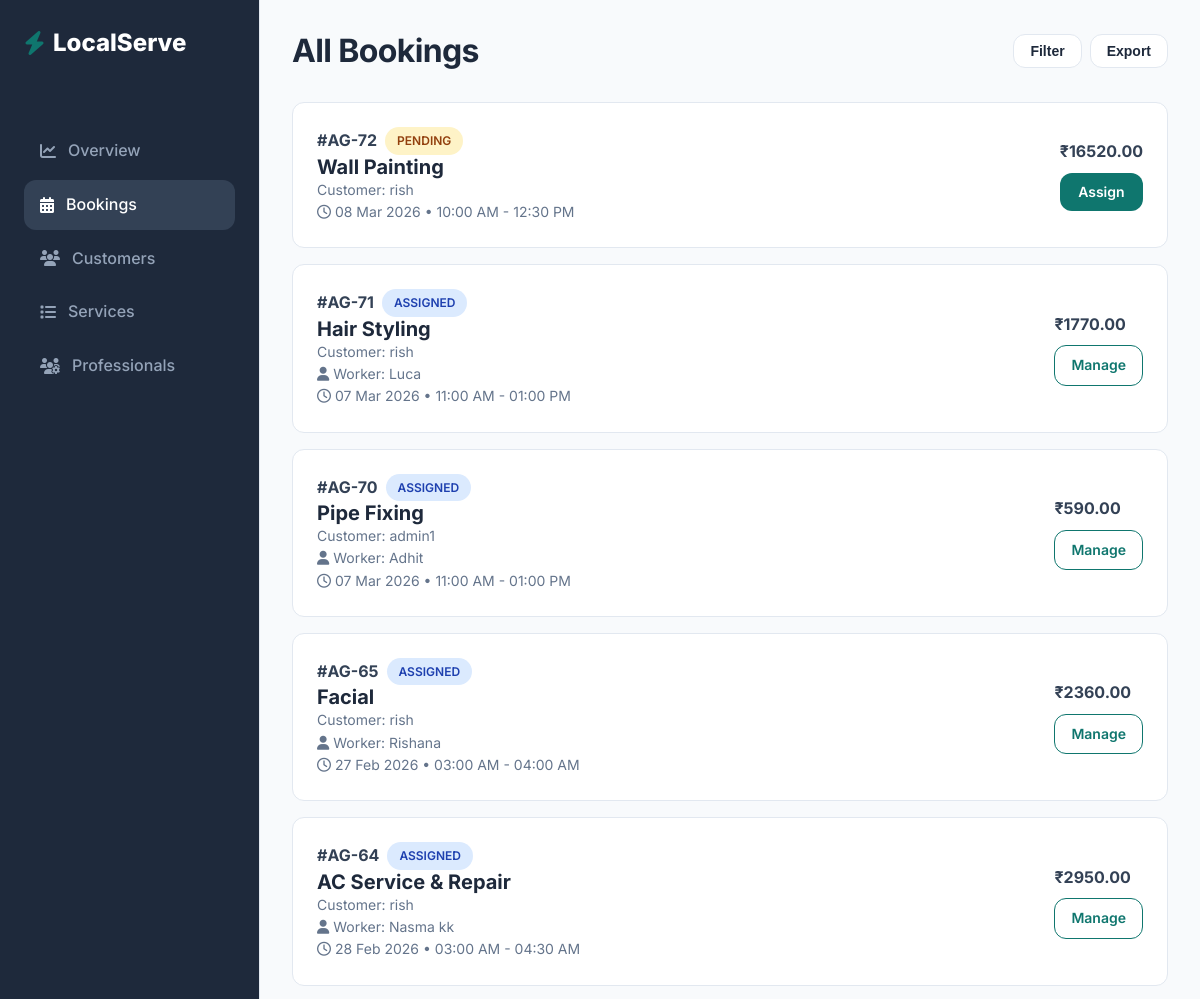
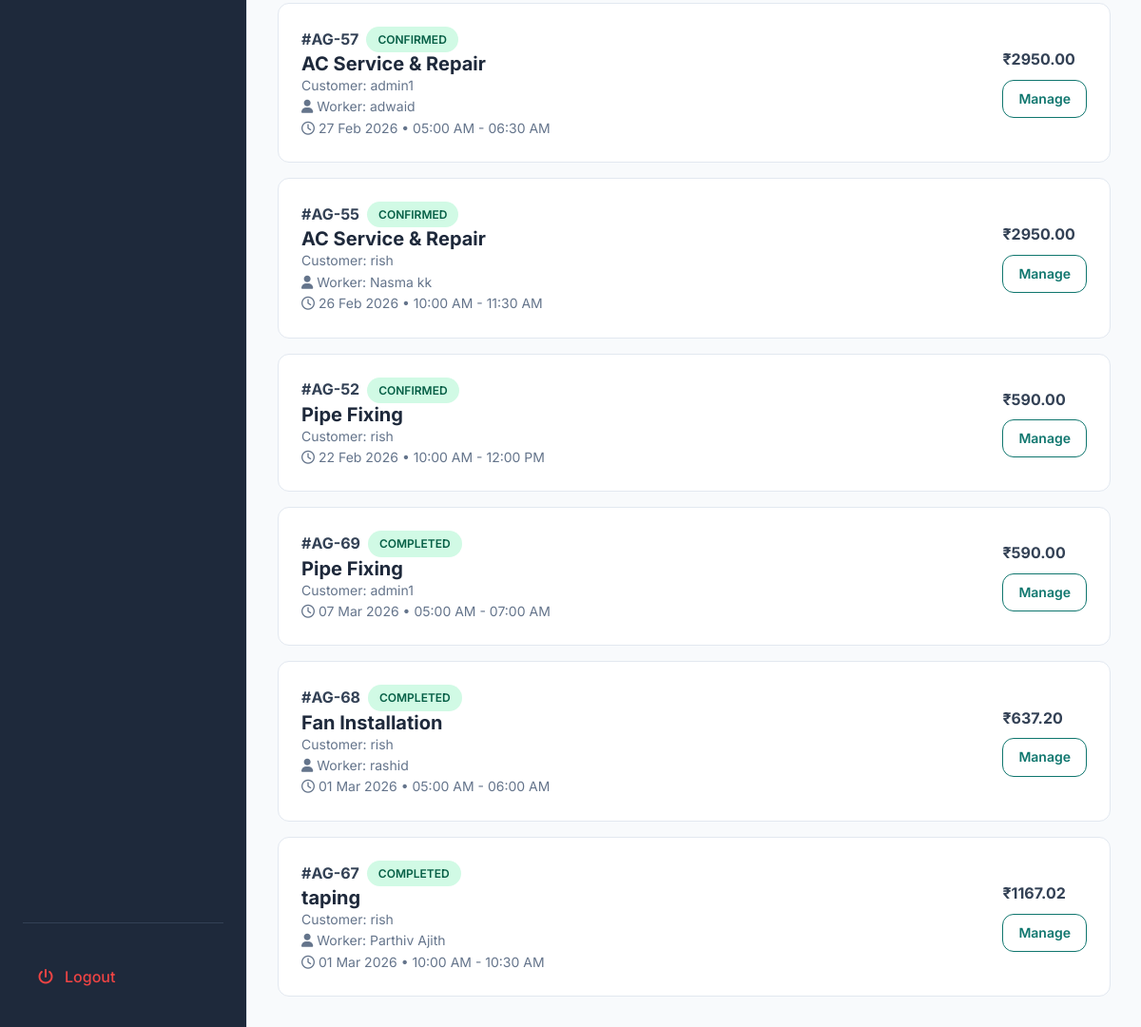
Before: /booking/admin/ (signed in) with the older database file (2 pictures, top to bottom).
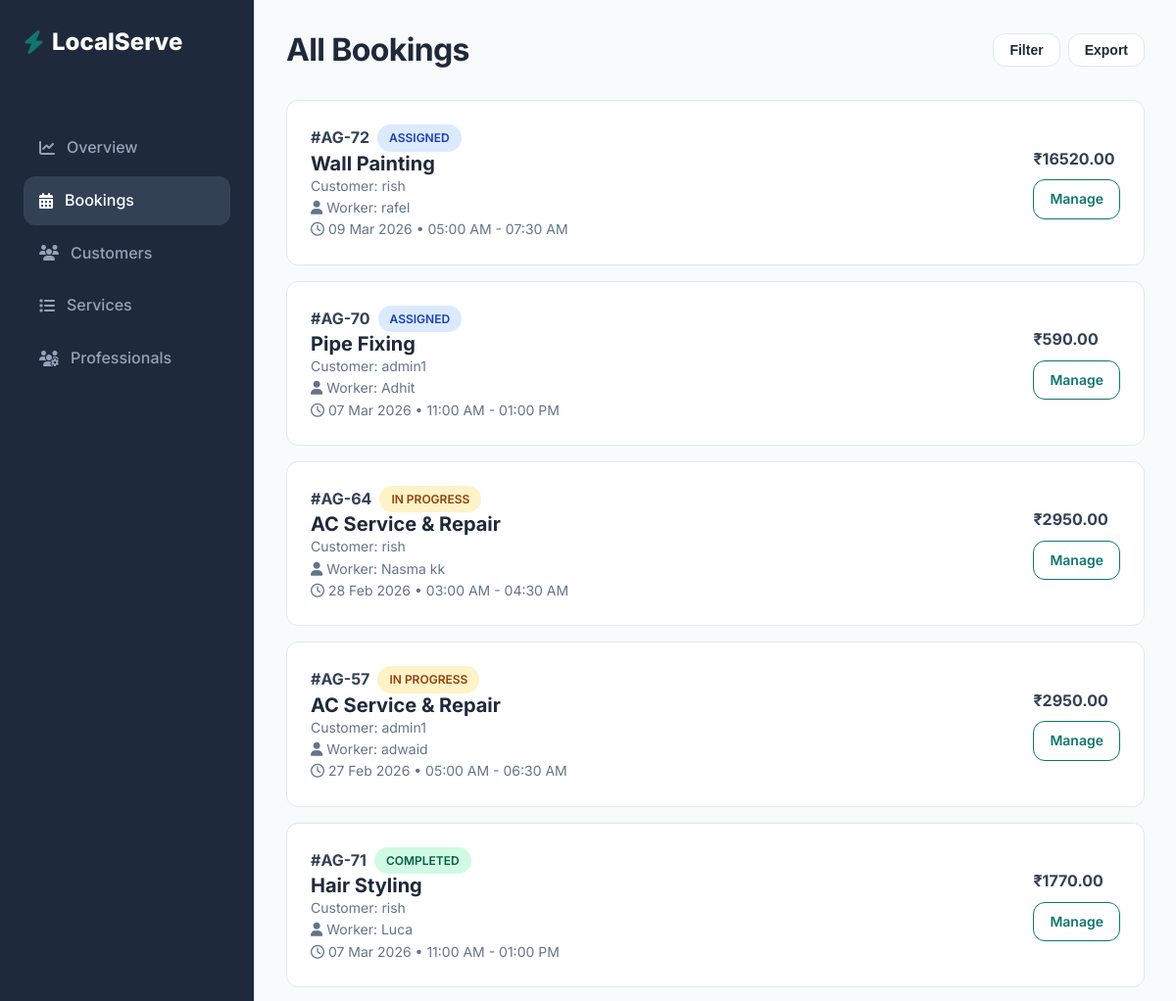
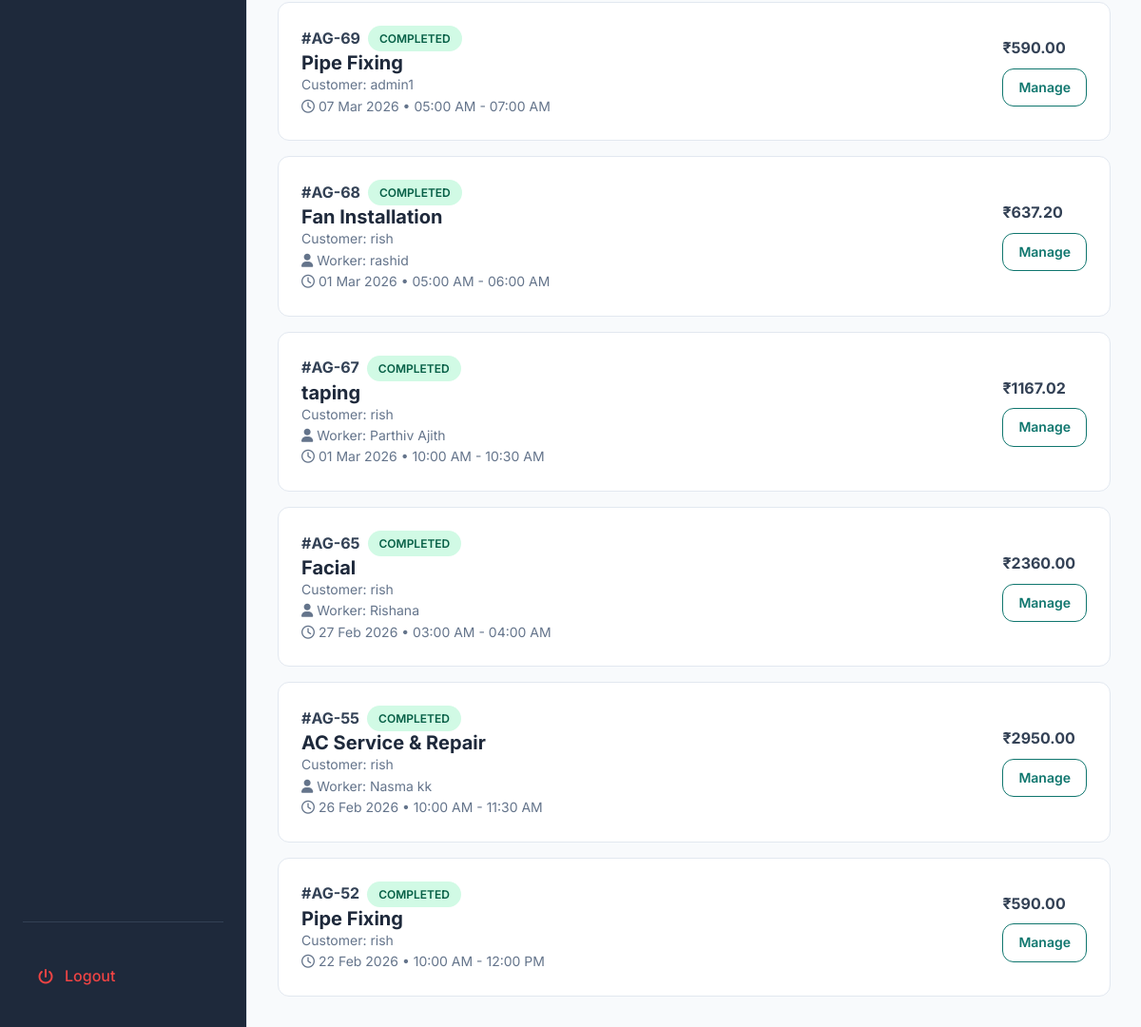
After: the same page with the newer database file (2 pictures, top to bottom).
### bookings/models.py (models this page shows, shortened)
class Booking(models.Model):
    BOOKING_STATUS_CHOICES = [
        ('PENDING','Pending'),
        ('ASSIGNED', 'Assigned'),
        ('CONFIRMED','Confirmed'),
        ('IN_PROGRESS','In Progress'),
        ('COMPLETED','Completed'),
        ('CANCELLED', 'Cancelled'),
    ]
    customer = models.ForeignKey(User, on_delete = models.CASCADE, related_name='bookings')
    service = models.ForeignKey(Service, on_delete = models.CASCADE, related_name='bookings')
    worker = models.ForeignKey(Worker, on_delete = models.SET_NULL, null=True, blank=True, related_name='bookings')
    booking_date = models.DateField()
    booking_time = models.TimeField()
    end_time = models.TimeField(null=True, blank = True)
    total_price = models.DecimalField(max_digits=8, decimal_places=2, default=0)
    label = models.CharField(max_length=50, blank=True, null=True)
    address_line = models.CharField(max_length=500)
    city = models.CharField(max_length=100)
    state = models.CharField(max_length=100)
    pincode = models.CharField(max_length=10)
    landmark = models.CharField(max_length=100, blank=True)
    booking_status = models.CharField(max_length=20, choices = BOOKING_STATUS_CHOICES, default='PENDING')
    created_at = models.DateTimeField(auto_now_add=True)
    updated_at = models.DateTimeField(auto_now = True)

### services/models.py (models this page shows, shortened)
class Service(models.Model):
    category = models.ForeignKey(ServiceCategory, on_delete=models.CASCADE, related_name = "services")
    title = models.CharField(max_length=150)
    description = models.TextField()
    price = models.DecimalField(max_digits=8,decimal_places=2)
    duration_minutes = models.PositiveIntegerField(
        help_text="Duration in minutes"
    )
    image = models.ImageField(upload_to="services/",blank=True, null=True)
    is_active = models.BooleanField(default=True)
    created_at = models.DateTimeField(auto_now_add=True)
    is_best_seller = models.BooleanField(default=False)
    includes = models.TextField(blank=True,default="",
        help_text="Enter one item per line (e.g. Deep dusting, Floor cleaning, etc.)"
    )

class Worker(models.Model):
    full_name = models.CharField(max_length=150)
    services = models.ManyToManyField(Service, related_name="workers")
    phone = models.CharField(max_length=20,unique=True)
    photo = models.ImageField(upload_to="workers/",blank=True,null=True)
    rating = models.DecimalField(max_digits=3,decimal_places=2,default=0.0)
    email = models.EmailField(blank=True)
    experiance_years = models.IntegerField(null=True, blank=True)
    location = models.CharField(max_length=100, blank=True)
    is_active = models.BooleanField(default=True)
    created_at = models.DateTimeField(auto_now_add=True)

### bookings/views.py (the view)
# urls.py: path('admin/',views.admin_bookings, name="admin_booking"),
@staff_member_required
def admin_bookings(request):
    from django.db.models import Case, When, Value, IntegerField
    bookings = Booking.objects.filter(booking_status__in = ["PENDING","ASSIGNED", "CONFIRMED","IN_PROGRESS","COMPLETED"]).select_related(
        "customer","service","worker").annotate(
            priority=Case(
                When(booking_status="PENDING", then=Value(1)),
                When(booking_status="ASSIGNED", then=Value(2)),
                When(booking_status="CONFIRMED", then=Value(3)),
                When(booking_status="IN_PROGRESS", then=Value(4)),
                When(booking_status="COMPLETED", then=Value(5)),
                output_field=IntegerField()
            )
        ).order_by("priority","-created_at") #pending first
    for booking in bookings:
        start = datetime.combine(booking.booking_date, booking.booking_time)
        booking.end_time = start + timedelta(minutes=booking.service.duration_minutes)
    context = {"bookings":bookings}
    return render(request, 'admin/bookings/admin_bookings.html',context)

### templates/admin/bookings/admin_bookings.html (shortened to what this page needs)
{% extends "base_admin.html" %}
        {% block content %}
            <div class="flex justify-between items-center" style="margin-bottom: 2rem;">
                <h2>All Bookings</h2>
                <div class="flex gap-sm">
                    <button class="btn btn-secondary btn-sm">Filter</button>
                    <button class="btn btn-secondary btn-sm">Export</button>
                </div>
            </div>
            <div class="grid grid-cols-1 gap-md">
                {% for booking in bookings %}
                <div class="card"
                    style="padding: 1.5rem; display: flex; justify-content: space-between; align-items: center;">
                    <div>
                        <div class="flex items-center gap-sm mb-1">
                            <span class="font-bold">#AG-{{ booking.id }}</span>
                            {% if booking.booking_status == "PENDING" %}
                                <span class="badge badge-warning">Pending</span>
                            {% elif booking.booking_status == "ASSIGNED" %}
                                <span class="badge badge-info">Assigned</span>
                            {% elif booking.booking_status == "CONFIRMED" %}
                                <span class="badge badge-success">Confirmed</span>
                            {% elif booking.booking_status == "IN_PROGRESS" %}
                                <span class="badge badge-warning">In Progress</span>
                            {% elif booking.booking_status == "COMPLETED" %}
                                <span class="badge badge-success">Completed</span>
                            {% elif booking.booking_status == "CANCELLED" %}
                                <span class="badge badge-danger">Cancelled</span>
                            {% endif %}
                        </div>
                        <h4 style="margin: 0;">{{ booking.service.title }}</h4>
                        <p class="text-sm text-light">Customer: {{ booking.customer.username }}</p>
                        {% if booking.worker %}
                        <p class="text-sm text-light"><i class="fa-solid fa-user"></i>
                        Worker: {{ booking.worker.full_name }}
                        </p>
                        {% endif %}
                        <p class="text-sm text-light"><i class="fa-regular fa-clock"></i> {{ booking.booking_date|date:"d M Y" }} • {{ booking.booking_time|time:"h:i A" }} - {{ booking.end_time|time:"h:i A" }}</p>
                    </div>
                    <div class="flex flex-col items-end gap-sm">
                        <span class="font-bold">₹{{ booking.total_price }}</span>
                        {% if booking.booking_status == "PENDING" %}
                        <a href="{% url 'admin_booking_detail' booking.id %}" class="btn btn-primary btn-sm">
                        Assign
                        </a>
                        {% else %}
                        <a href="{% url 'admin_booking_detail' booking.id %}" class="btn btn-outline btn-sm">
                        Manage
                        </a>
                        {% endif %}
                    </div>
                </div>
                {% endfor %}
            </div>
        {% endblock %}

Changed rows visible on the page:
changed Booking "Wall Painting": worker_id empty → 32 (drawn); worker.full_name (not shown) → "rafel"; booking_date "08 Mar 2026" → "09 Mar 2026"; booking_time "10:00 AM" → "05:00 AM"; end_time "12:30 PM" → "07:30 AM"; booking_status "PENDING Assign" → "ASSIGNED Manage"
changed Booking "28 Feb 2026": booking_status "ASSIGNED" → "IN PROGRESS"
changed Booking "06:30 AM": booking_status "CONFIRMED" → "IN PROGRESS"
changed Booking "Hair Styling": booking_status "ASSIGNED" → "COMPLETED"; moves down the list
changed Booking "04:00 AM": booking_status "ASSIGNED" → "COMPLETED"; moves down the list
changed Booking "26 Feb 2026": booking_status "CONFIRMED" → "COMPLETED"; moves down the list
changed Booking "22 Feb 2026": booking_status "CONFIRMED" → "COMPLETED"; moves down the list
